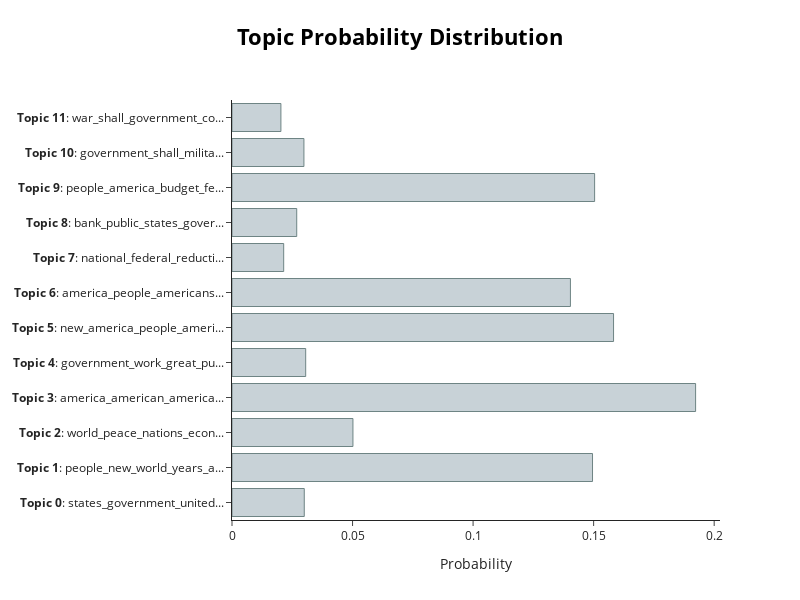

The cell this chart's notebook holds for it:
### Code cell
# output the topic distribution for the first speech
topic_distr, _ = topic_model.approximate_distribution(docs)
first_speech_distr = topic_model.visualize_distribution(topic_distr[0])
first_speech_distr.write_html("outputs/first_speech_distr.html")
first_speech_distr

### Figure 1 — Plotly figure (JSON) as saved in the notebook; plotly's stock layout.template omitted (floating-point values rounded to 4 significant figures)
{"data": [{"marker": {"color": "#C8D2D7", "line": {"color": "#6E8484", "width": 1}}, "orientation": "h", "type": "bar", "x": [0.02998, 0.1495, 0.05016, 0.1923, 0.03057, 0.1583, 0.1404, 0.02144, 0.02685, 0.1504, 0.02983, 0.02029], "y": ["<b>Topic 0</b>: states_government_united...", "<b>Topic 1</b>: people_new_world_years_a...", "<b>Topic 2</b>: world_peace_nations_econ...", "<b>Topic 3</b>: america_american_america...", "<b>Topic 4</b>: government_work_great_pu...", "<b>Topic 5</b>: new_america_people_ameri...", "<b>Topic 6</b>: america_people_americans...", "<b>Topic 7</b>: national_federal_reducti...", "<b>Topic 8</b>: bank_public_states_gover...", "<b>Topic 9</b>: people_america_budget_fe...", "<b>Topic 10</b>: government_shall_milita...", "<b>Topic 11</b>: war_shall_government_co..."]}], "layout": {"height": 600, "hoverlabel": {"bgcolor": "white", "font": {"family": "Rockwell", "size": 16}}, "title": {"font": {"color": "Black", "size": 22}, "text": "<b>Topic Probability Distribution</b>", "x": 0.5, "xanchor": "center", "y": 0.95, "yanchor": "top"}, "width": 800, "xaxis": {"title": {"text": "Probability"}}}}
